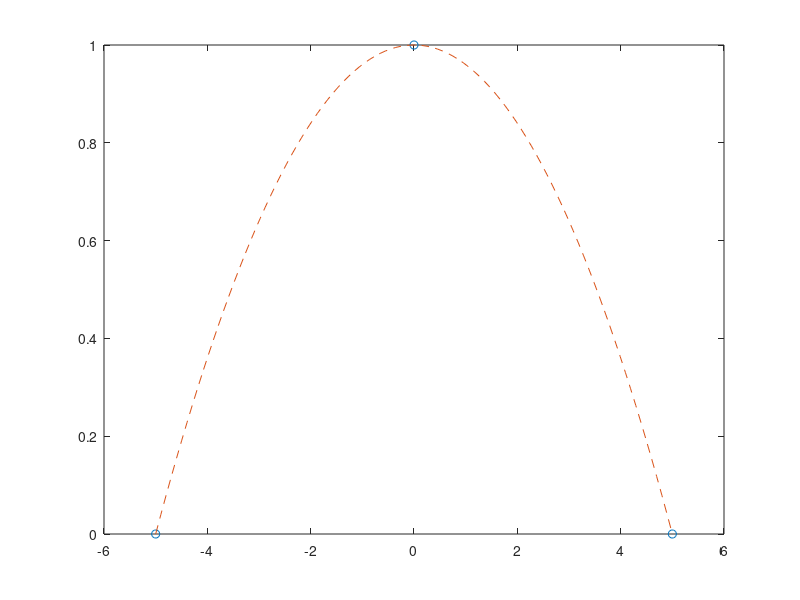
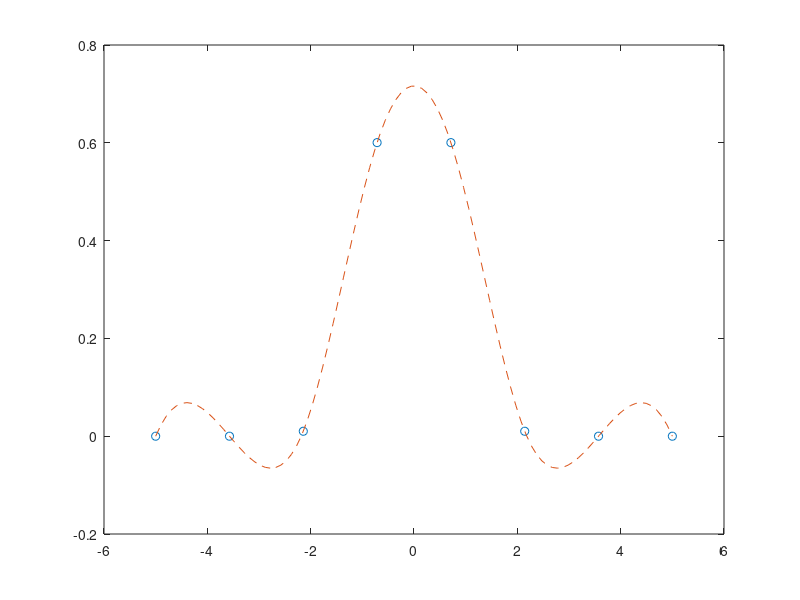
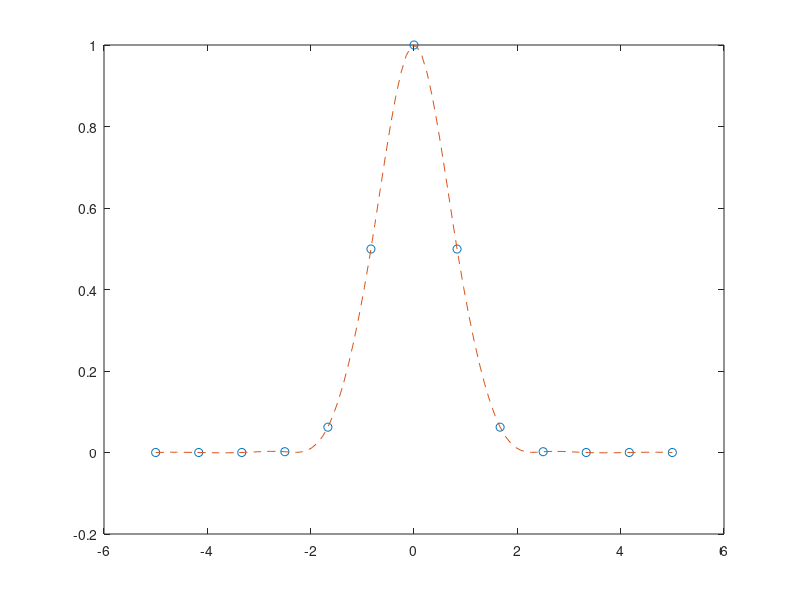
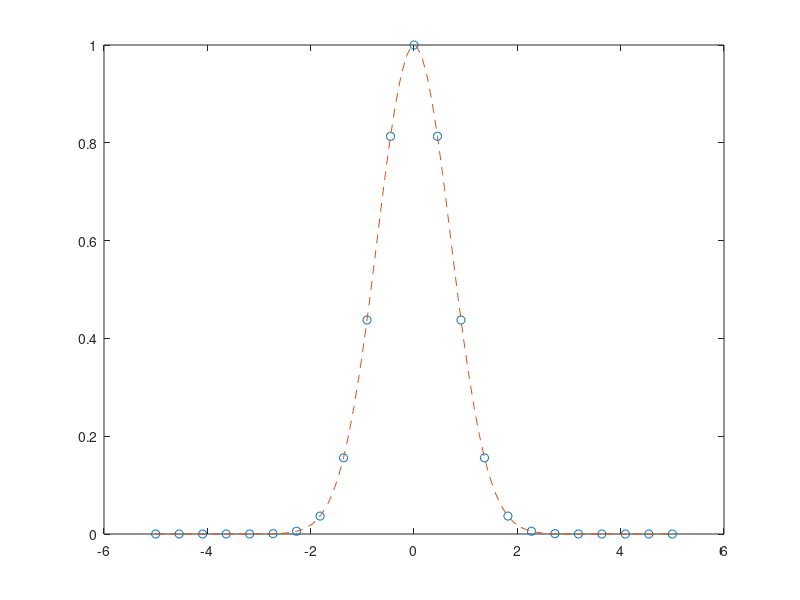

Write the MATLAB code that produced these figures, in order.
a=-5,b=5;
f = @(x) exp(-(x.^2));

n=[2,7,12,22,27,32];
H=[]
err=[]
for t=1:6
    num_interval = 7
    H = [H,(b-a)/n(t)]
    x = a:H(t):b
    x1 = linspace(a,b)
    pp = spline(x,f(x))
    v = ppval(pp,x)
    v1 = ppval(pp,x1)
    
    %err
    err =[err,max(abs(f(x1)-v1))]
    
    %plot
    figure
    %plot(x1,f(x1),'o',x1,v1,'--')
    plot(x,f(x),'o',x1,v1,'--')
    %plot(x1,v1,'--')
    hold on
    
end

figure
plot(n,err,'-*')
hold on